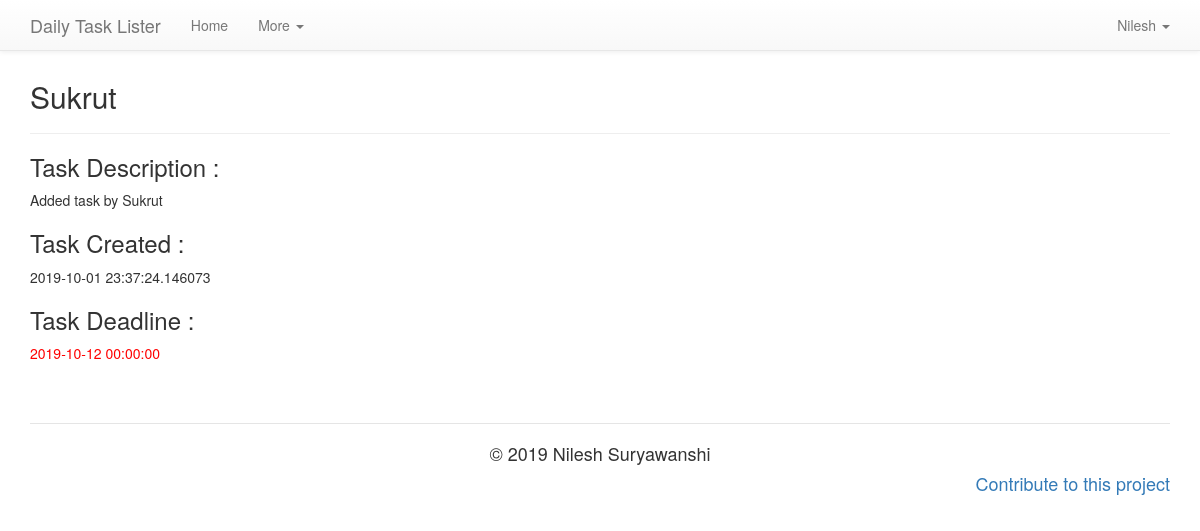
Screenshot of /user/Nilesh/task/5 (signed in) with the database file from the repository.
### task_lister/models.py (models this page shows, shortened)
class User(UserMixin , db.Model):
    id = db.Column(db.Integer, primary_key = True)
    username = db.Column(db.String(64), index = True, unique = True)
    email = db.Column(db.String(120), index = True, unique = True)
    mob = db.Column(db.Integer,unique = True)
    password_hash = db.Column(db.String(120))
    tasks = db.relationship('Task', backref = 'user', lazy = 'dynamic', cascade = 'all, delete-orphan')

class Task(db.Model):
    id = db.Column(db.Integer, primary_key = True, unique = True)
    t_name = db.Column(db.String(20))
    t_desc = db.Column(db.String(80))
    timestamp = db.Column(db.DateTime, index = True, default = now.replace(tzinfo = local))
    ddate = db.Column(db.DateTime, index = True)
    user_id = db.Column(db.Integer, db.ForeignKey('user.id'))

### task_lister/routes.py (the view)
@app.route('/user/<username>/task/<t_id>')
def desc_task(username,t_id):
    task = Task.query.filter_by(id = t_id).first_or_404()
    return render_template('taskdetails.html',title = 'Details',task = task)

### task_lister/models.py (called while the page is built)
@login.user_loader
def load_user(id):
    return User.query.get(int(id))

### task_lister/templates/taskdetails.html (shortened to what this page needs)
{% extends 'base.html' %}
    {% block app_content %}
        <div class="container">
            <h2>{{ task.t_name }}</h3>
            <hr>
            <h3>Task Description : </h3>{{ task.t_desc }}
            <h3>Task Created : </h3>{{ task.timestamp }}
            <h3>Task Deadline : </h3><span style="color: red;" >{{ task.ddate }}</span>
        </div>
    {% endblock %}

### task_lister/templates/base.html (shortened to what this page needs)
<!DOCTYPE html>
<html lang="en">
<head>
    <link rel="stylesheet" href="https://maxcdn.bootstrapcdn.com/bootstrap/3.3.7/css/bootstrap.min.css"
>
    <link rel="stylesheet" href="https://maxcdn.bootstrapcdn.com/bootstrap/3.3.7/css/bootstrap-theme.min.css"
>
</head>
<body>
    {% block navbar %}
    <nav class="navbar navbar-default navbar-fixed-top">
        <div class="container">
            <div class="navbar-header">
                <a class="navbar-brand">
                    Daily Task Lister
                </a>
            </div>
            <div id="navbar" class="navbar-collapse collapse">
                <ul class="nav navbar-nav">
                    <li>
                        <a href="{{ url_for('home') }}">Home</a>
                    </li>
                    <li class="dropdown">
                        <a href="#" data-toggle="dropdown">More
                            <span class="caret"></span></a>
                    </li>
                </ul>
                <ul class="nav navbar-nav navbar-right">
                    {% if current_user.is_anonymous %}
                    <li>
                        <a name = "register" href="{{ url_for('register') }}">
                            <span class="glyphicon glyphicon-user"></span> Register
                        </a>
                    </li>
                    <li>
                        <a name = "login" href="{{ url_for('login') }}">
                            <span class="glyphicon glyphicon-log-in"></span> Login
                        </a>
                    </li>
                    {% else %}
                    <li class="dropdown">
                        <a id = "user" href="#" data-toggle="dropdown">{{ current_user.username }}
                            <span class="caret"></span>
                        </a>
                    </li>
                    {% endif %}
                </ul>
            </div>
        </div>
    </nav>
    {% block app_content %}{% endblock %}
    <div class="container inline-p">
        <legend></legend>
        <h4>
            <p class="text-center">&copy; 2019 Nilesh Suryawanshi<p>
                    <p class="pull-right">
                        <a href="https://github.com/nilesh1168/Simple-webapp">Contribute to this project</a>
                    </p>
        </h4>
    </div>
    {% endblock  %}
</body>
</html>

### rows the page displays
User: username "Nilesh"
Task: t_name "Sukrut", t_desc "Added task by Sukrut", timestamp "2019-10-01 23:37:24.146073", ddate "2019-10-12 00:00:00"
